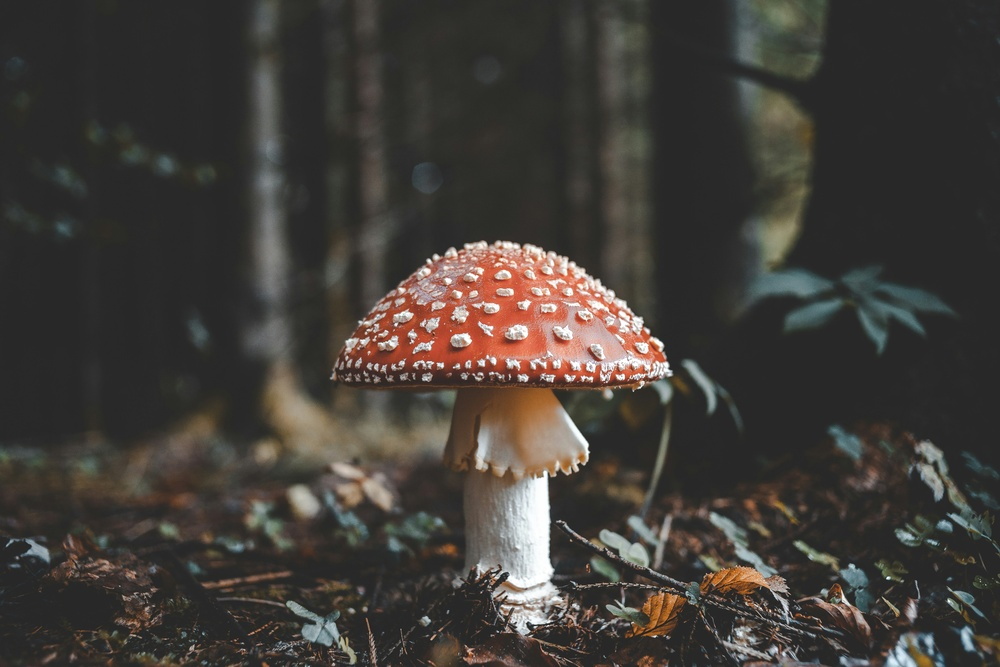
#> input picture images/image2.jpg, 1000 x 667 px, shrunk from 5558 x 3705 before the run
$ python tp_p6.py
#> lines starting #> are read from the running program, lines starting #| are printed output that depends on the picture
import cv2 as cv
import matplotlib.pyplot as plt
import numpy as np

image = cv.imread("images/image2.jpg")  # Charger l'image en BGR
#> image is the input picture: shape (667, 1000, 3); mean B, G, R 56.8, 61.5, 65.8

if image is None:
    print("Erreur")
    exit()

image_RGB = cv.cvtColor(image, cv.COLOR_BGR2RGB) # Conversion de BGR vers RGB

h, l, c= image_RGB.shape # Recuperer les dimensions
#> h = 667; l = 1000; c = 3
image_CMY = np.zeros_like(image_RGB, dtype=np.uint8) # Creer une image vide

# Conversion RGB vers CMY
for x in range(h):
    for y in range(l):
        pixel = image_RGB[x, y] / 255
        image_CMY[x, y] = [(1 - pixel[0]) * 255, (1 - pixel[1]) * 255, (1 - pixel[2]) * 255]
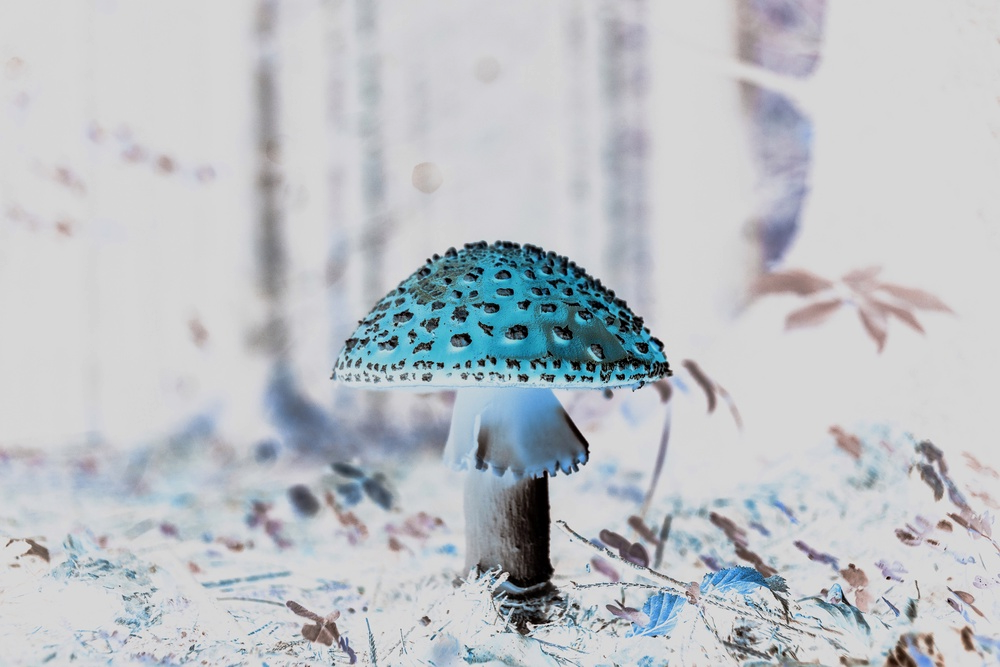
#> image_CMY: shape (667, 1000, 3); mean R, G, B 189.1, 193.5, 198.1

# Affichage des deux images
plt.figure(figsize=(10, 5))

# Image originale (RGB)
plt.subplot(1, 2, 1)
plt.imshow(image_RGB)
plt.title("Image originale (en RGB)")
plt.axis("off")

# Image convertie (CMY)
plt.subplot(1, 2, 2)
plt.imshow(image_CMY)
plt.title("Image convertie (en CMY)")
plt.axis("off")

plt.show()
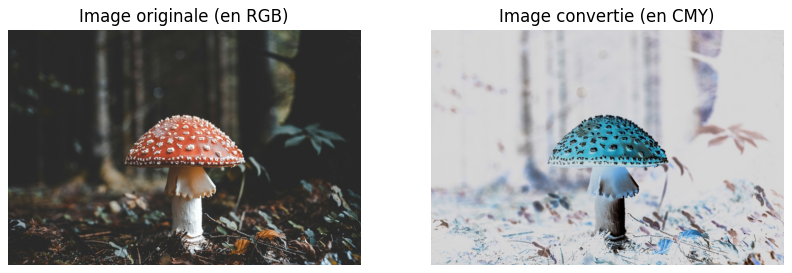
#> figure drawn by matplotlib, 2 panels

$ run again, with images/image.jpg copied over images/image2.jpg
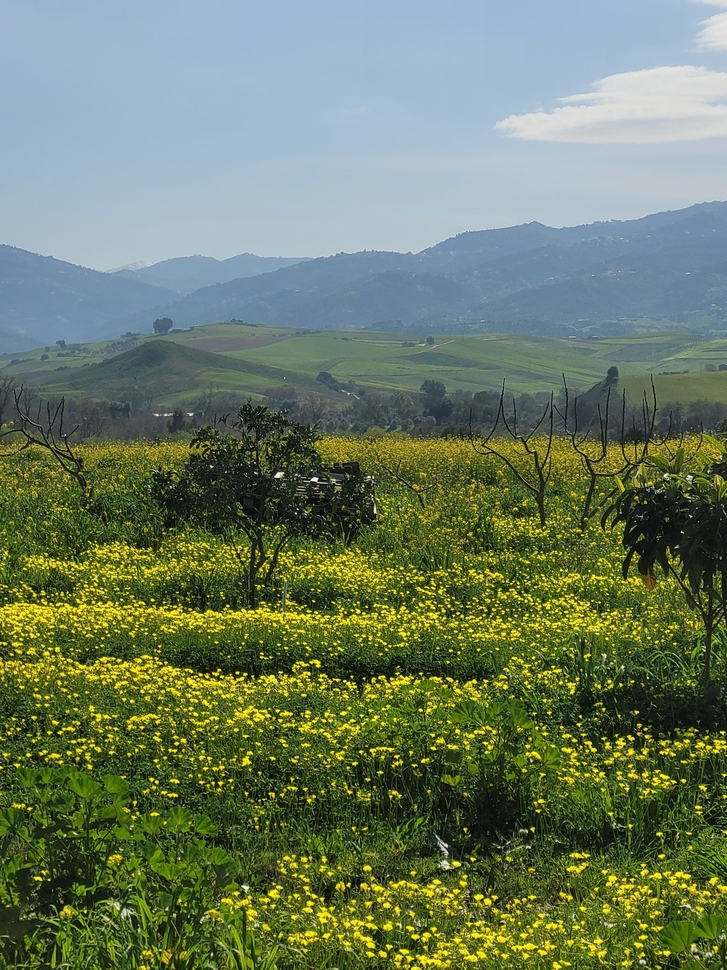
#> input picture images/image.jpg, 727 x 970 px, shrunk from 3024 x 4032 before the run
#> image is the input picture: shape (970, 727, 3); mean B, G, R 94.4, 122.9, 107.3
#> after the loop `for x in range(h):`:
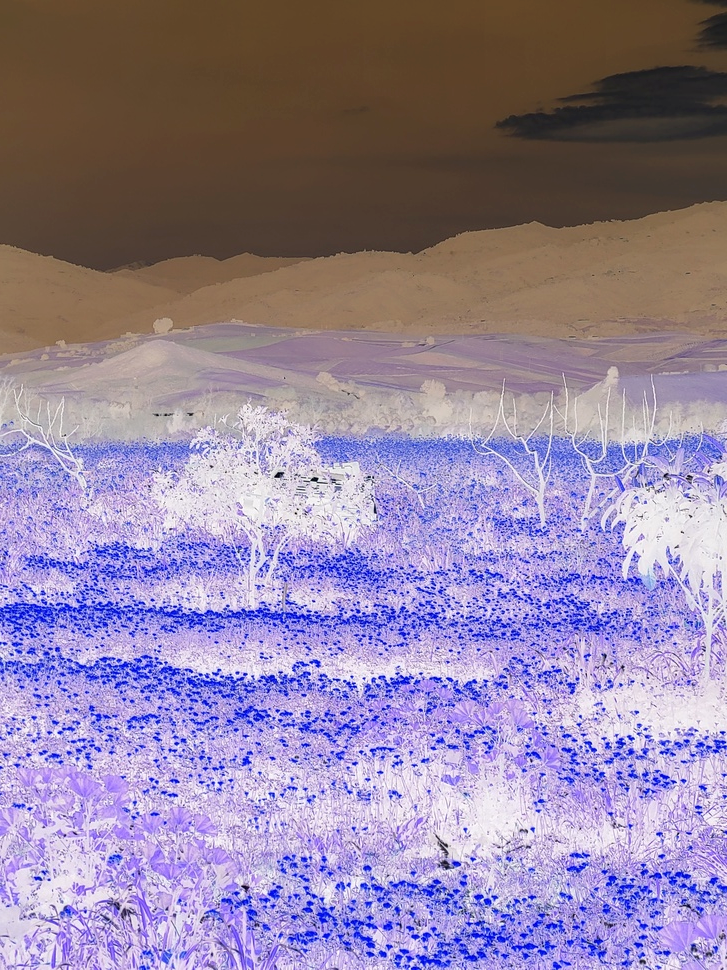
#> image_CMY: shape (970, 727, 3); mean R, G, B 147.6, 131.9, 160.5
#> `plt.show()`:
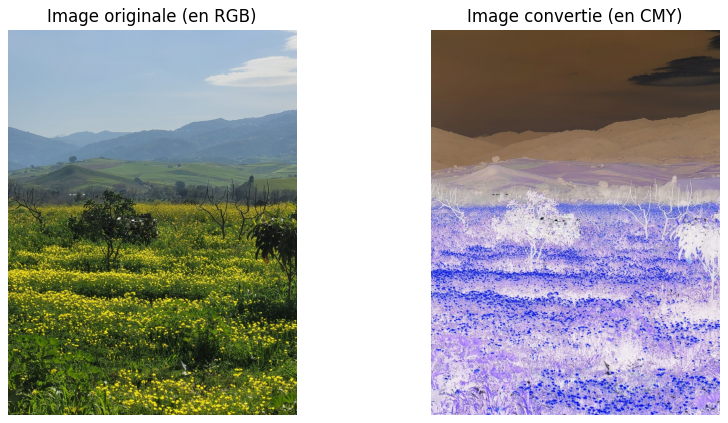
#> figure drawn by matplotlib, 2 panels
